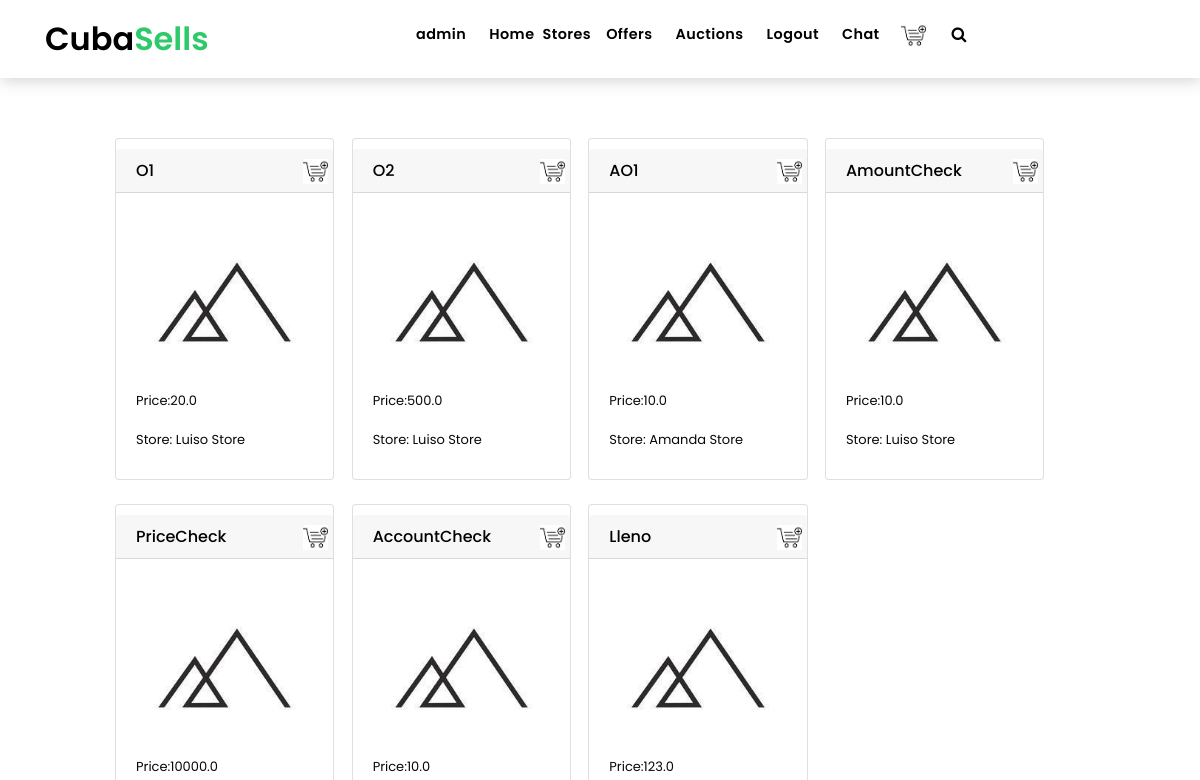
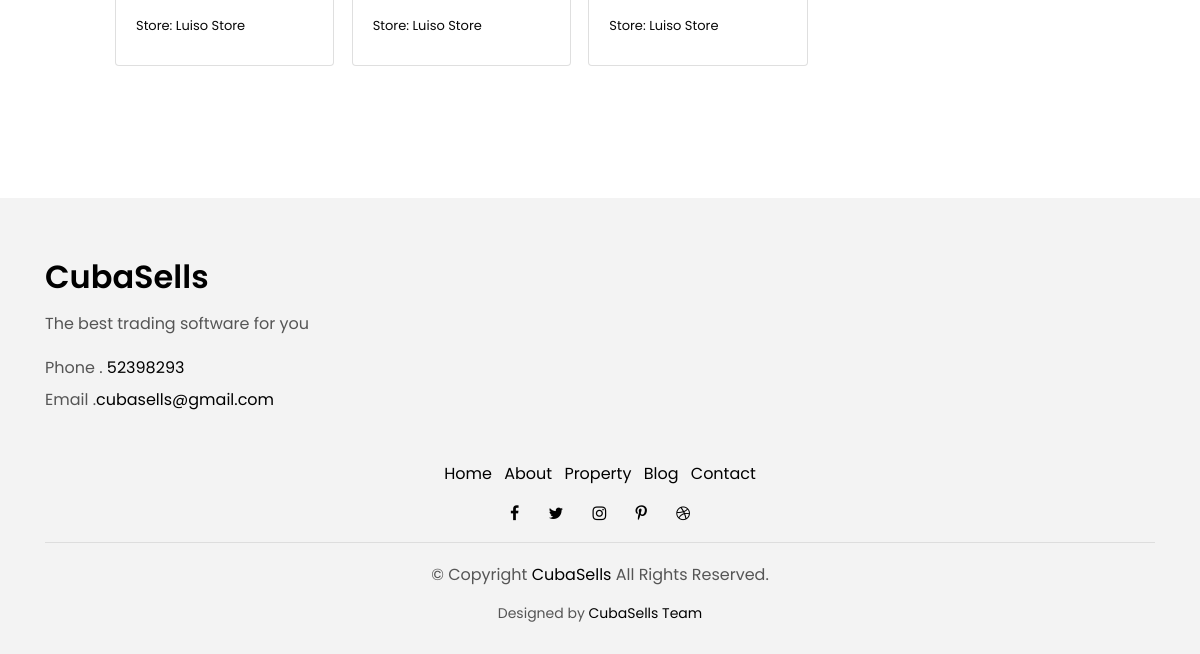
The page /offer/ (signed in) on the database as committed earlier (2 pictures, top to bottom).
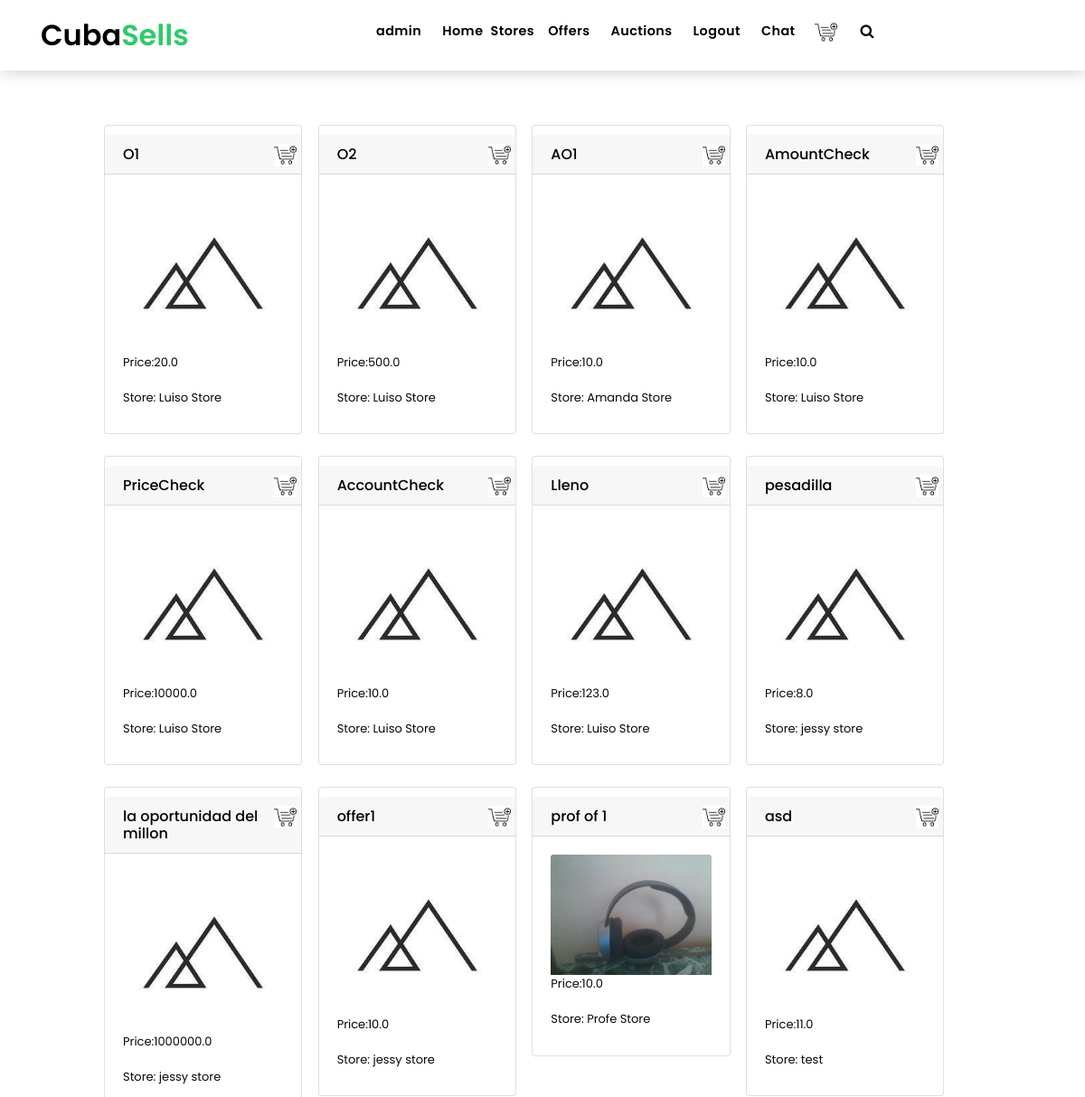
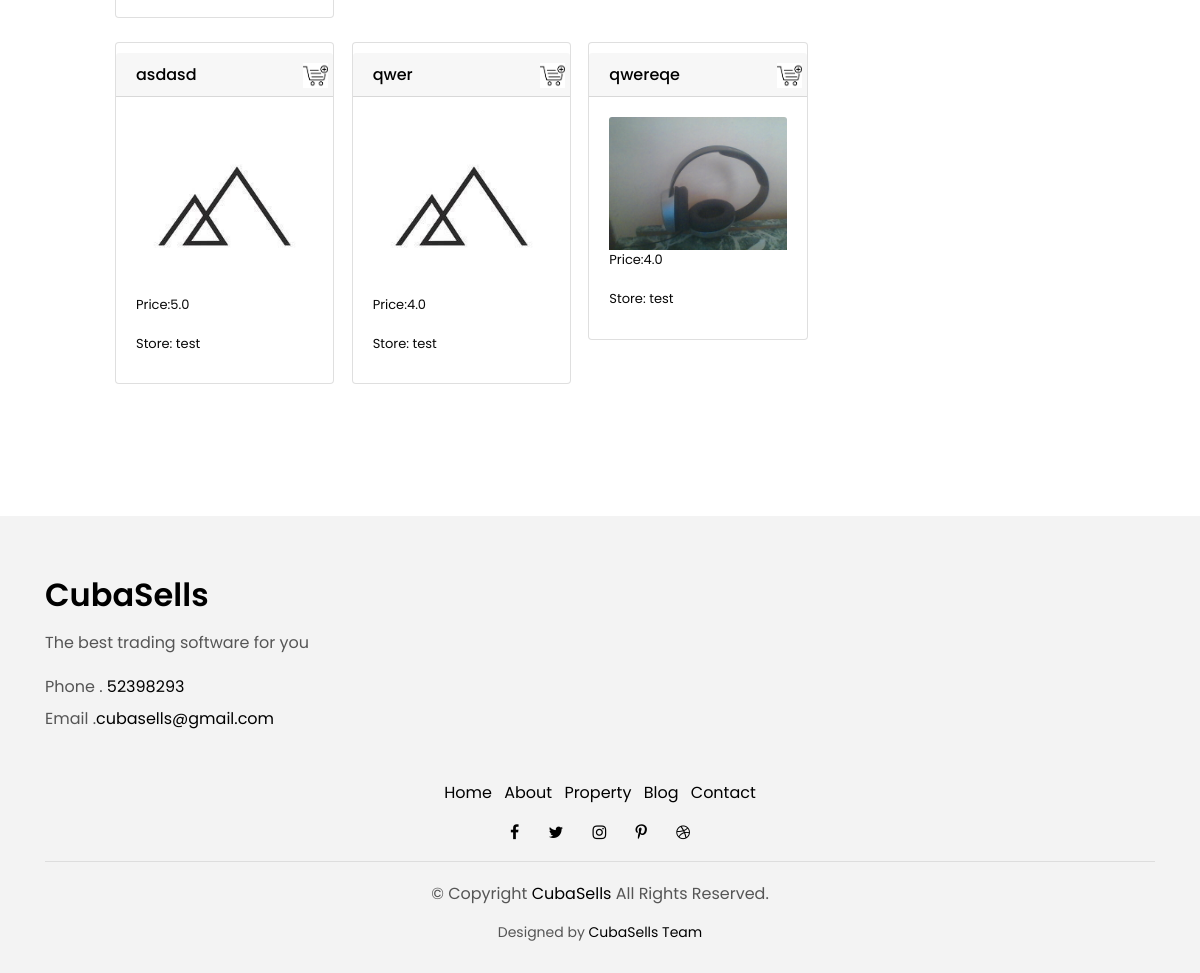
The same page on the database as committed later (2 pictures, top to bottom).
### project/models.py (models this page shows, shortened)
class Offer(models.Model):
    price = models.FloatField(name='Price',validators=(validate_positive,))
    name = models.CharField(name='Offer_name', max_length=50)
    description = models.CharField(name='Offer_description', max_length=150)
    store = models.ForeignKey(Store,name = 'Store', default = -1, on_delete=models.CASCADE)
    buy_offer = models.ManyToManyField(BankAccount,through='BuyOffer',through_fields=('Offer','Buyer'))
    images = models.ManyToManyField(Image, name='Images',related_name='Images_Offer',blank=True)
    tags = models.ManyToManyField(Tag, name='Tags',related_name='Tags_Offer',blank=True)
    suboffer = models.ManyToManyField(SubOffer,name='Suboffer',related_name='Suboffer_offer')

class Store(models.Model):
    name = models.CharField(name='Name',max_length=150)
    create_date = models.DateTimeField(name="Create_Date",auto_now=False, auto_now_add=True)
    email = models.EmailField(name='Email', max_length=254)
    owner = models.ForeignKey(MyUser, name='Owner', on_delete=models.CASCADE)
    description = models.CharField(name="Description",max_length=400, default='',help_text='Description',blank=True)
    images = models.ManyToManyField(Image, name='Images',related_name='Images_Store',blank=True)
    tags = models.ManyToManyField(Tag, name='Tags',related_name='Tags_Store',blank=True)
    phone = models.PositiveIntegerField(name='Phone',null=True,blank=True)
    bank_account = models.ForeignKey(BankAccount,name = 'Bank_Account', on_delete=models.CASCADE)
    def __str__(self):
        return self.Name

class Image(models.Model):
    name = models.CharField(name='Name',max_length=200)
    image = models.ImageField(name = 'Image', upload_to='images',default='default.jpg')
    owner = models.ForeignKey('project.MyUser', name="Owner", on_delete=models.CASCADE)

### project/offer/views.py (the view, shortened to what this page needs)
# urls.py: path('',OfferListView.as_view(),name='offer_list'),
class OfferListView(FilterOrderAuthenticateListView):
    model = Offer
    template_name = "offer/list.html"
    permission = 'project.view_offer'
    form_order = OfferOrderForm
    form_filter = OfferFilter
    queryset=None
    def get_queryset(self):
        if self.queryset is not None:
            queryset = self.queryset
            if isinstance(queryset, QuerySet):
                queryset = queryset.all()
        elif self.model is not None:
            try:
                queryset = self.model.objects.filter(Store__id=self.kwargs['store_id'])
            except KeyError:
                queryset = self.model._default_manager.all()
        ordering = self.get_ordering()
        if ordering:
            if isinstance(ordering, str):
                ordering = (ordering,)
            queryset = queryset.order_by(*ordering)
        return queryset

### project/custom/views.py (called while the page is built)
    def other_condition(self, request,*args, **kwargs):
        return True

    def get_ordering(self,data = None):
        if data:
            sort_by = [x for x in data if data[x]]
            sort_by = {x:data[f'{x}_decrease'] for x in sort_by if not x.endswith('_decrease') }
            self.ordering = [ (f"-{x}" if sort_by[x] else x) for x in sort_by]
        return self.ordering

    def get_context_data(self, object_list=None,**kwargs):
        context = super().get_context_data(object_list=object_list,**kwargs)
        try:
            context["order"] = kwargs['form']
            context["filter"] = kwargs['form2']
        except KeyError:
            pass
        return context

    def get_form(self,request,get=True):
        if get:
            return self.form_order(request.GET)
        return self.form_order(request.POST)

    def get_form_cleaned_data(self,form):
        form.full_clean()
        return form.cleaned_data

### templates/offer/list.html (shortened to what this page needs)
{%extends 'base/list2.html' %}
{%load static%}
{%block search%}
<button type="button" class="btn btn-search navbar-toggle-box-collapse d-none d-md-block" data-toggle="collapse"
    data-target="#navbarTogglerDemo01" aria-expanded="false" style = "background-color: white; height: 5px;">
    <span class="fa fa-search"  aria-hidden="false"></span>
</button>
{%endblock search%}
{%block url%}
<a href="{%url 'offer:offer_view' object.id%}">{{object.Offer_name}}</a>
{%endblock url%}
{%block cart%}
    <a href="{% url 'cart:cart_create' object.id %}" >
        <img src="{%static 'img/cart.png' %}" class="cart shopping_cart">
    </a>
{%endblock cart%}
{%block add_features%}
<div class = "card-size-font">
    <a> Price:{{object.Price}}</a>
    <br>
    <a>Store: {{object.Store}}</a>
    <div class = "btn-group top" >
    </div>
</div>
{%endblock add_features%}

### templates/base/list2.html (shortened to what this page needs)
{% extends 'base/base.html' %}
{%load static %}
{% block body %}
    {% if object_list %}
    <div class = "container" style = "margin-left:auto; margin-right: auto; margin-top: 10px;">
    <div class="row prod" >
        {% for object in object_list%}
        <div class="col-lg-2 col-md-6 mb-4 btn-modify ">
        <div class="card h-70 card-width top">
                <h6 class="container card-header" >
                    {%block url %}{%endblock url%}
                    {%block cart%}
                    {%endblock cart%}
                </h6>
                <div class="card-body">
                    {% block image %}
                    {%if not object.Images.all%}
                    <a><img class="card-img-top" src="{% static 'img/not_found.jpg' %}" alt=""></a>
                    {%else%}
                    <img class="card-img-top" src="{% static object.Images.all.first.Image.url %}" alt="">
                    {%endif%}
                    {% endblock image %}
                    {% block tag%}
                    <div class  = "black">
                        {%block add_features%}
                        {%endblock add_features%}
                    </div>
                    {%endblock tag%}
                </div>
            </div>
        </div>
        {%endfor%}
    </div>
</div>
    {%else%}
    {%block else%}
    {%endblock else%}
    {%endif%}
{% endblock body %}

Rows that differ between the two databases and show on the page:
added Offer: Offer_name "pesadilla", Price "8.0", Store "jessy store"
added Offer: Offer_name "la oportunidad del millon", Price "1000000.0", Store "jessy store"
added Offer: Offer_name "offer1", Price "10.0", Store "jessy store"
added Offer: Offer_name "prof of 1", id.Image (picture), Price "10.0", Store "Profe Store"
added Offer: Offer_name "asd", Price "11.0", Store "test"
added Offer: Offer_name "asdasd", Price "5.0", Store "test"
added Offer: Offer_name "qwer", Price "4.0", Store "test"
added Offer: Offer_name "qwereqe", id.Image (picture), Price "4.0", Store "test"
